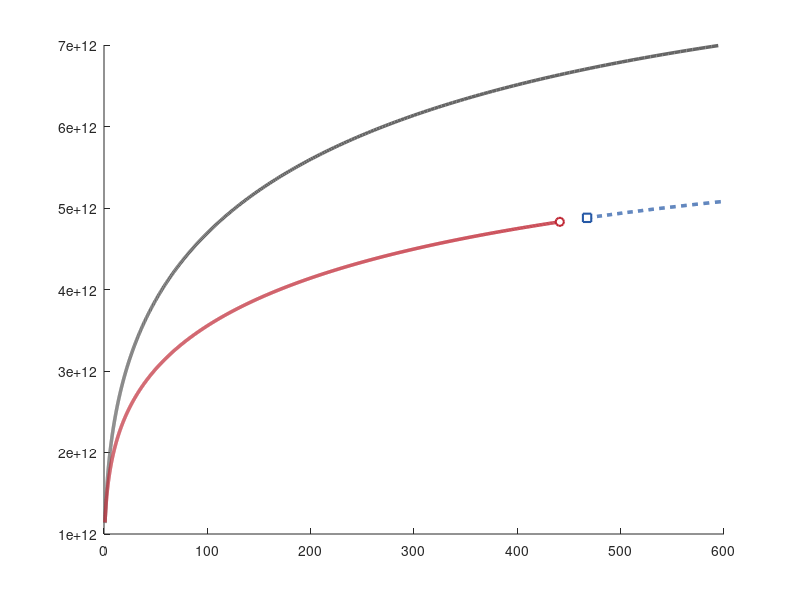

Source code (MATLAB): (Note: this script raises an error after producing the figure.)
clc; clear; close all;

R_dual = 2e-9;
R_single = 2.828e-9;
theta_deg = 30;
T = 300;
S = 12;
pi_ratio = 0.04;

iMax_plot = 600;
omegaN = 2000;
scanN = 5000;
omega_gap = deg2rad(0.5);

R_yMin = 0;
R_yMax = 1200;

kB = 1.3806e-23;
N_A = 6.022e23;
Mw = 18.015e-3;
m_water = Mw / N_A;
rho_water = 998;
v0 = m_water / rho_water;
sigma_vc = 0.0715;
P_inf = 1017;
P_vapor = S * P_inf;
a2 = 1.98e-28 * 1e-11;
b2 = 1.313e-15 * 1e-4;

pi_film = pi_ratio * sigma_vc;
eq_F = @(F) (F ./ b2) .* ((kB*T)./(1-F) - (a2.*F)./b2) - pi_film;
F_opt = fzero(eq_F, [1e-6, 0.999999], optimset('Display','off'));
n1_ads = F_opt / b2;

fprintf('theta = %.2f deg, pi/sigma = %.2f\n', theta_deg, pi_ratio);
fprintf('n(1) = %.6e 1/m^2\n', n1_ads);

alpha = n1_ads * sqrt((pi * kB * T) / (32 * m_water));
beta = P_vapor / sqrt(2 * pi * m_water * kB * T);
fprintf('alpha = %.6e 1/(m*s), beta = %.6e 1/(m^2*s)\n', alpha, beta);

theta_rad = deg2rad(theta_deg);

r_scan = logspace(log10(0.01e-9), log10(100e-9), scanN);
i_sing = zeros(1, scanN);
Jsm_sing = zeros(1, scanN);
Jc_sing = zeros(1, scanN);

for k = 1:scanN
    r = r_scan(k);
    d = sqrt(R_single^2 + r^2 - 2 * r * R_single * cos(theta_rad));
    cos_phi = (R_single * cos(theta_rad) - r) / d;
    cos_Phi = (R_single - r * cos(theta_rad)) / d;
    a_vc = 2 * pi * r^2 * (1 - cos_phi);
    sin_phi = sqrt(max(0, 1 - cos_phi^2));
    l_circ = 2 * pi * r * sin_phi;
    V_cap_v = (pi/3) * r^3 * (2 - 3*cos_phi + cos_phi^3);
    V_cap_s = (pi/3) * R_single^3 * (2 - 3*cos_Phi + cos_Phi^3);
    V_drop = V_cap_v - V_cap_s;
    i_sing(k) = V_drop / v0;
    Jsm_sing(k) = alpha * l_circ;
    Jc_sing(k) = beta * a_vc;
end

omega_switch = pi/2 - theta_rad;

wMin = 1e-3;
wMax = omega_switch - omega_gap;
i_conc = [];
Jsm_conc = [];
Jc_conc = [];
if wMax > wMin
    omega = linspace(wMin, wMax, omegaN);
    i_conc = zeros(size(omega));
    Jsm_conc = zeros(size(omega));
    Jc_conc = zeros(size(omega));
    for k = 1:omegaN
        w = omega(k);
        if theta_rad + w >= pi/2, continue; end
        l_circ = 2 * pi * R_dual * sin(w);
        V_cap = (pi/3) * R_dual^3 * (1 - cos(w))^2 * (2 + cos(w));
        denom = cos(theta_rad + w);
        if denom <= 0, continue; end
        r2 = R_dual * (1 - cos(w)) / denom;
        phi = pi/2 - (theta_rad + w);
        y0 = R_dual * sin(w) + r2 * sin(theta_rad + w);
        a_vc = 2 * pi * r2 * (y0 * phi - r2 * sin(phi));
        V_tor = 2 * pi * r2 * (y0^2 * sin(phi) - y0 * r2 * (phi + sin(phi)*cos(phi)) + r2^2 * (sin(phi) - sin(phi)^3/3));
        V_br = V_tor - V_cap;
        if a_vc <= 0 || V_br <= 0, continue; end
        i_conc(k) = V_br / v0;
        Jsm_conc(k) = alpha * l_circ;
        Jc_conc(k) = beta * a_vc;
    end
end

wMin = max(1e-3, omega_switch + omega_gap);
wMax = pi/2 - 1e-3;
i_conv = [];
Jsm_conv = [];
Jc_conv = [];
if wMax > wMin
    omega = linspace(wMin, wMax, omegaN);
    i_conv = zeros(size(omega));
    Jsm_conv = zeros(size(omega));
    Jc_conv = zeros(size(omega));
    for k = 1:omegaN
        w = omega(k);
        if theta_rad + w <= pi/2, continue; end
        l_circ = 2 * pi * R_dual * sin(w);
        V_cap = (pi/3) * R_dual^3 * (1 - cos(w))^2 * (2 + cos(w));
        denom = cos(theta_rad + w);
        if denom >= 0, continue; end
        r2 = - R_dual * (1 - cos(w)) / denom;
        phi = (theta_rad + w) - pi/2;
        y0 = R_dual * sin(w) - r2 * sin(theta_rad + w);
        a_vc = 2 * pi * r2 * (y0 * phi + r2 * sin(phi));
        V_tor = 2 * pi * r2 * (y0^2 * sin(phi) + y0 * r2 * (phi + sin(phi)*cos(phi)) + r2^2 * (sin(phi) - sin(phi)^3/3));
        V_br = V_tor - V_cap;
        if a_vc <= 0 || V_br <= 0, continue; end
        i_conv(k) = V_br / v0;
        Jsm_conv(k) = alpha * l_circ;
        Jc_conv(k) = beta * a_vc;
    end
end

maskS = isfinite(i_sing) & (i_sing > 1) & (i_sing <= iMax_plot);
iS = i_sing(maskS)';
JsmS = Jsm_sing(maskS)';
JcS = Jc_sing(maskS)';
[iS, ord] = sort(iS);
JsmS = JsmS(ord);
JcS = JcS(ord);

maskC = isfinite(i_conc) & (i_conc > 1) & (i_conc <= iMax_plot);
iC = i_conc(maskC)';
JsmC = Jsm_conc(maskC)';
JcC = Jc_conc(maskC)';
[iC, ord] = sort(iC);
JsmC = JsmC(ord);
JcC = JcC(ord);

maskV = isfinite(i_conv) & (i_conv > 1) & (i_conv <= iMax_plot);
iV = i_conv(maskV)';
JsmV = Jsm_conv(maskV)';
JcV = Jc_conv(maskV)';
[iV, ord] = sort(iV);
JsmV = JsmV(ord);
JcV = JcV(ord);

JsmS_fun = @(x) interp1(iS, JsmS, x, 'pchip');
JcS_fun = @(x) interp1(iS, JcS, x, 'pchip');

if ~isempty(iC)
    JsmS_on = JsmS_fun(iC);
    JcS_on = JcS_fun(iC);
    fprintf('\nConcave i: %.1f to %.1f\n', min(iC), max(iC));
    fprintf('Jsm_D/Jsm_S: %.4f | Jc_D/Jc_S: %.4f | R_D: %.2f\n', mean(JsmC./JsmS_on), mean(JcC./JcS_on), mean(JsmC./JcC));
end

if ~isempty(iV)
    JsmS_on = JsmS_fun(iV);
    JcS_on = JcS_fun(iV);
    fprintf('\nConvex i: %.1f to %.1f\n', min(iV), max(iV));
    fprintf('Jsm_D/Jsm_S: %.4f | Jc_D/Jc_S: %.4f | R_D: %.2f\n', mean(JsmV./JsmS_on), mean(JcV./JcS_on), mean(JsmV./JcV));
end

color_single = [0.4, 0.4, 0.4];
color_conc = [0.75, 0.15, 0.20];
color_conv = [0.15, 0.35, 0.65];
color_switch = [0, 0.4, 0.4];
fontN = 'Times New Roman';
fLabel = 15;
fTick = 12;
lw = 2.5;

i_switch = [];
if ~isempty(iC) && ~isempty(iV)
    i_switch = mean([iC(end), iV(1)]);
end

fig1 = figure('Color','w','Position',[50,200,480,420]);
hold on;
h = {};
t = {};
p1 = plot(iS, JsmS, '-', 'Color', color_single, 'LineWidth', lw);
h = [h; p1];
t = [t; {'Single (R=2.828 nm)'}];
if ~isempty(iC)
    p2 = plot(iC, JsmC, '-', 'Color', color_conc, 'LineWidth', lw);
    h = [h; p2];
    t = [t; {'Double (Concave)'}];
    plot(iC(end), JsmC(end), 'o', 'Color', color_conc, 'MarkerFaceColor', 'w', 'LineWidth', 1.5, 'MarkerSize', 6);
end
if ~isempty(iV)
    p3 = plot(iV, JsmV, '--', 'Color', color_conv, 'LineWidth', lw);
    h = [h; p3];
    t = [t; {'Double (Convex)'}];
    plot(iV(1), JsmV(1), 's', 'Color', color_conv, 'MarkerFaceColor', 'w', 'LineWidth', 1.5, 'MarkerSize', 6);
end
if ~isempty(i_switch)
    xline(i_switch, '-.', 'Color', color_switch, 'LineWidth', 1.5);
    text(i_switch+20, 2.6e12, 'Geometrical Singularity', 'FontName', fontN, 'FontSize', fTick, 'Color', 'k');
    text(i_switch+20, 2.42e12, '(\theta+\omega=90^\circ)', 'FontName', fontN, 'FontSize', fTick, 'Color', 'k');
end
xlim([0, iMax_plot]);
grid on;
box on;
set(gca, 'FontName', fontN, 'FontSize', fTick, 'LineWidth', 1.5, 'TickDir', 'in');
xlabel('Number of water molecules \it i', 'FontSize', fLabel, 'FontName', fontN, 'FontWeight', 'bold');
ylabel('Surface migration rate \it J_{sm} \rm (s^{-1})', 'FontSize', fLabel, 'FontName', fontN, 'FontWeight', 'bold');
lgd = legend(h, t, 'Location', 'SouthEast', 'FontSize', fTick, 'FontName', fontN, 'Box', 'off');
lgd.Position(1) = lgd.Position(1) + 0.02;
print(fig1, 'Fig1_Jsm.png', '-dpng', '-r3000');
close(fig1);

fig2 = figure('Color','w','Position',[550,200,480,420]);
hold on;
h = {};
t = {};
p1 = plot(iS, JcS, '-', 'Color', color_single, 'LineWidth', lw);
h = [h; p1];
t = [t; {'Single (R=2.828 nm)'}];
if ~isempty(iC)
    p2 = plot(iC, JcC, '-', 'Color', color_conc, 'LineWidth', lw);
    h = [h; p2];
    t = [t; {'Double (Concave)'}];
    plot(iC(end), JcC(end), 'o', 'Color', color_conc, 'MarkerFaceColor', 'w', 'LineWidth', 1.5, 'MarkerSize', 6);
end
if ~isempty(iV)
    p3 = plot(iV, JcV, '--', 'Color', color_conv, 'LineWidth', lw);
    h = [h; p3];
    t = [t; {'Double (Convex)'}];
    plot(iV(1), JcV(1), 's', 'Color', color_conv, 'MarkerFaceColor', 'w', 'LineWidth', 1.5, 'MarkerSize', 6);
end
if ~isempty(i_switch)
    xline(i_switch, '-.', 'Color', color_switch, 'LineWidth', 1.5);
    text(i_switch+20, 9e9, 'Geometrical Singularity', 'FontName', fontN, 'FontSize', fTick, 'Color', 'k');
    text(i_switch+20, 8e9, '(\theta+\omega=90^\circ)', 'FontName', fontN, 'FontSize', fTick, 'Color', 'k');
end
xlim([0, iMax_plot]);
grid on;
box on;
set(gca, 'FontName', fontN, 'FontSize', fTick, 'LineWidth', 1.5, 'TickDir', 'in');
xlabel('Number of water molecules \it i', 'FontSize', fLabel, 'FontName', fontN, 'FontWeight', 'bold');
ylabel('Gas-phase collision rate \it J_c \rm (s^{-1})', 'FontSize', fLabel, 'FontName', fontN, 'FontWeight', 'bold');
lgd = legend(h, t, 'Location', 'SouthEast', 'FontSize', fTick, 'FontName', fontN, 'Box', 'off');
lgd.Position(1) = lgd.Position(1) + 0.02;
print(fig2, 'Fig2_Jc.png', '-dpng', '-r3000');
close(fig2);

fig3 = figure('Color','w','Position',[1050,200,480,420]);
hold on;
h = {};
t = {};
p1 = plot(iS, JsmS./JcS, '-', 'Color', color_single, 'LineWidth', lw);
h = [h; p1];
t = [t; {'Single (R=2.828 nm)'}];
if ~isempty(iC)
    RC = JsmC./JcC;
    p2 = plot(iC, RC, '-', 'Color', color_conc, 'LineWidth', lw);
    h = [h; p2];
    t = [t; {'Double (Concave)'}];
    plot(iC(end), RC(end), 'o', 'Color', color_conc, 'MarkerFaceColor', 'w', 'LineWidth', 1.5, 'MarkerSize', 6);
end
if ~isempty(iV)
    RV = JsmV./JcV;
    p3 = plot(iV, RV, '--', 'Color', color_conv, 'LineWidth', lw);
    h = [h; p3];
    t = [t; {'Double (Convex)'}];
    plot(iV(1), RV(1), 's', 'Color', color_conv, 'MarkerFaceColor', 'w', 'LineWidth', 1.5, 'MarkerSize', 6);
end
if ~isempty(i_switch)
    xline(i_switch, '-.', 'Color', color_switch, 'LineWidth', 1.5);
    text(i_switch+12, 410, 'Geometrical Singularity', 'FontName', fontN, 'FontSize', fTick, 'Color', 'k');
    text(i_switch+12, 340, '(\theta+\omega=90^\circ)', 'FontName', fontN, 'FontSize', fTick, 'Color', 'k');
end
xlim([0, iMax_plot]);
ylim([R_yMin, R_yMax]);
grid on;
box on;
set(gca, 'FontName', fontN, 'FontSize', fTick, 'LineWidth', 1.5, 'TickDir', 'in');
xlabel('Number of water molecules \it i', 'FontSize', fLabel, 'FontName', fontN, 'FontWeight', 'bold');
ylabel('Ratio \it R = J_{sm} / J_c', 'FontSize', fLabel, 'FontName', fontN, 'FontWeight', 'bold');
lgd = legend(h, t, 'Location', 'NorthEast', 'FontSize', fTick, 'FontName', fontN, 'Box', 'off');
lgd.Position(1) = lgd.Position(1) + 0.02;
print(fig3, 'Fig3_R.png', '-dpng', '-r3000');
close(fig3);

disp('Calculation and plotting completed.');

if ~isempty(iS)
    writetable(array2table([iS, JsmS, JcS, JsmS./JcS], 'VariableNames', {'i','Jsm','Jc','R'}), 'Data_Single_R2.828nm.csv');
end
if ~isempty(iC)
    writetable(array2table([iC, JsmC, JcC, JsmC./JcC], 'VariableNames', {'i','Jsm','Jc','R'}), 'Data_Concave.csv');
end
if ~isempty(iV)
    writetable(array2table([iV, JsmV, JcV, JsmV./JcV], 'VariableNames', {'i','Jsm','Jc','R'}), 'Data_Convex.csv');
end

disp('Data files exported.');
